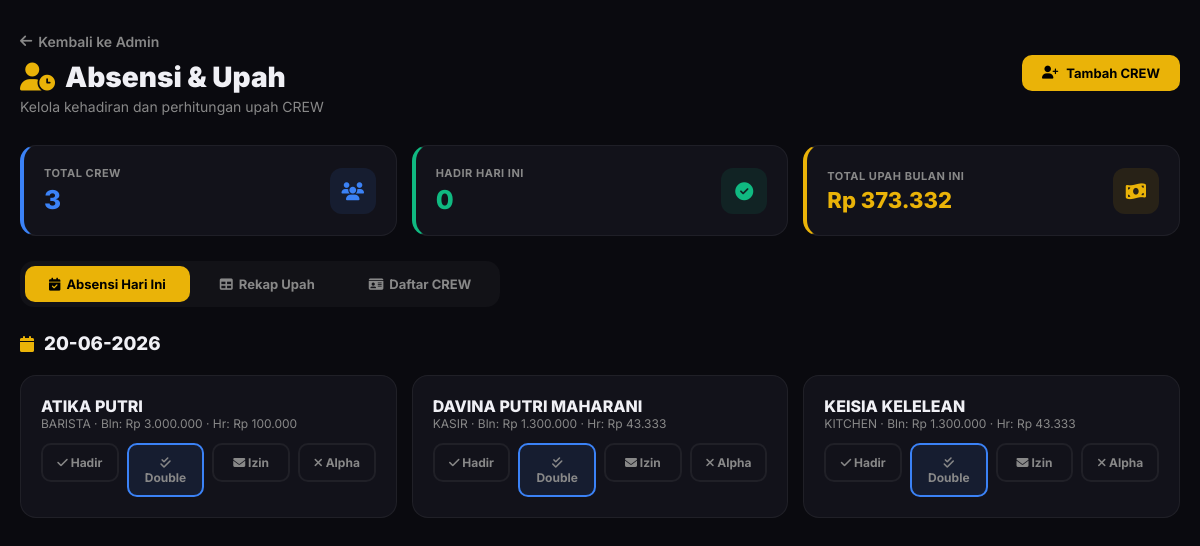
/absensi (signed in), run on the app's committed database.
### tables this page shows
CREATE TABLE employees (
            id INTEGER PRIMARY KEY AUTOINCREMENT,
            nama TEXT NOT NULL,
            posisi TEXT,
            upah_harian INTEGER DEFAULT 0,
            aktif INTEGER DEFAULT 1
        , upah_bulanan INTEGER DEFAULT 0, tanggal_masuk TEXT);

### app.py (the view, shortened to what this page needs)
@app.route('/absensi')
@login_required
def absensi():
    conn = get_db_connection()
    employees = conn.execute("SELECT * FROM employees ORDER BY aktif DESC, nama").fetchall()
    today_str = datetime.now().strftime("%d-%m-%Y")
    today_attendance = conn.execute("SELECT * FROM attendance WHERE tanggal=?", (today_str,)).fetchall()
    today_map = {a['employee_id']: dict(a) for a in today_attendance}
    now = datetime.now()
    month_str = now.strftime("%m-%Y")
    monthly_summary = []
    for emp in employees:
        if not emp['aktif']:
            continue
        records = conn.execute(
            "SELECT status FROM attendance WHERE employee_id=? AND tanggal LIKE ?",
            (emp['id'], f'%-{month_str}')
        ).fetchall()
        try:
            conn.execute("ALTER TABLE employees ADD COLUMN upah_bulanan INTEGER DEFAULT 0")
        except sqlite3.OperationalError:
            pass
        hadir = sum(1 for r in records if r['status'] == 'hadir')
        hadir_double = sum(1 for r in records if r['status'] == 'hadir_double')
        izin = sum(1 for r in records if r['status'] == 'izin')
        alpha = sum(1 for r in records if r['status'] == 'alpha')
        upah_bulanan = emp['upah_bulanan'] if 'upah_bulanan' in emp.keys() else 0
        upah_harian_calc = upah_bulanan // 30 if upah_bulanan > 0 else emp['upah_harian']
        total_upah = (hadir + (hadir_double * 2)) * upah_harian_calc
        monthly_summary.append({
            'id': emp['id'],
            'nama': emp['nama'],
            'posisi': emp['posisi'],
            'upah_harian': upah_harian_calc,
            'upah_bulanan': upah_bulanan,
            'hadir': hadir + (hadir_double * 2), # Show equivalent shifts
            'izin': izin,
            'alpha': alpha,
            'total_upah': total_upah
        })
    conn.close()
    return render_template('absensi.html', employees=employees, today_map=today_map,
                           today_str=today_str, monthly_summary=monthly_summary,
                           bulan=now.strftime("%B %Y"))

### app.py (called while the page is built)
def get_db_connection():
    conn = sqlite3.connect(DATABASE)
    conn.row_factory = sqlite3.Row
    return conn

def login_required(f):
    @wraps(f)
    def decorated_function(*args, **kwargs):
        if 'user' not in session:
            return redirect(url_for('login'))
        return f(*args, **kwargs)
    return decorated_function

### templates/absensi.html (shortened to what this page needs)
<!DOCTYPE html>
<html lang="id">
<head>
    <link rel="stylesheet" href="https://cdnjs.cloudflare.com/ajax/libs/font-awesome/6.4.0/css/all.min.css">
</head>
<body>
    <div class="container">
        <div class="header">
            <div>
                <a href="/admin" class="back-link"><i class="fas fa-arrow-left"></i> Kembali ke Admin</a>
                <h1 style="margin-top: 10px;"><i class="fas fa-user-clock"></i>Absensi & Upah</h1>
                <p>Kelola kehadiran dan perhitungan upah CREW</p>
            </div>
            <button class="btn btn-primary" onclick="document.getElementById('addEmployeeModal').style.display='flex'">
                <i class="fas fa-user-plus"></i> Tambah CREW
            </button>
        </div>
        <div class="stats-row">
            <div class="stat-card glass" style="border-left: 4px solid var(--blue);">
                <div>
                    <div class="label">Total CREW</div>
                    <div class="value" style="color: var(--blue);">{{ employees|selectattr('aktif')|list|length }}</div>
                </div>
                <div class="stat-icon" style="background: rgba(59,130,246,0.1); color: var(--blue);">
                    <i class="fas fa-users"></i>
                </div>
            </div>
            <div class="stat-card glass" style="border-left: 4px solid var(--green);">
                <div>
                    <div class="label">Hadir Hari Ini</div>
                    <div class="value" style="color: var(--green);">{{ today_map.values()|selectattr('status',
                        'equalto', 'hadir')|list|length }}</div>
                </div>
                <div class="stat-icon" style="background: rgba(16,185,129,0.1); color: var(--green);">
                    <i class="fas fa-check-circle"></i>
                </div>
            </div>
            <div class="stat-card glass" style="border-left: 4px solid var(--accent);">
                <div>
                    <div class="label">Total Upah Bulan Ini</div>
                    <div class="value" style="color: var(--accent); font-size: 22px;">Rp {{
                        "{:,.0f}".format(monthly_summary|sum(attribute='total_upah')).replace(",", ".") }}</div>
                </div>
                <div class="stat-icon" style="background: rgba(234,179,8,0.1); color: var(--accent);">
                    <i class="fas fa-money-bill-wave"></i>
                </div>
            </div>
        </div>
        <div class="tabs">
            <button class="tab-btn active" onclick="switchTab('absensi')">
                <i class="fas fa-calendar-check" style="margin-right: 6px;"></i>Absensi Hari Ini
            </button>
            <button class="tab-btn" onclick="switchTab('rekap')">
                <i class="fas fa-table" style="margin-right: 6px;"></i>Rekap Upah {{ bulybvkan }}
            </button>
            <button class="tab-btn" onclick="switchTab('crew')">
                <i class="fas fa-id-card" style="margin-right: 6px;"></i>Daftar CREW
            </button>
        </div>
        <div id="tab-absensi" class="tab-content active">
            <div style="display: flex; align-items: center; gap: 10px; margin-bottom: 20px;">
                <i class="fas fa-calendar" style="color: var(--accent);"></i>
                <h3 style="font-weight: 800;">{{ today_str }}</h3>
            </div>
            {% set active_employees = employees|selectattr('aktif')|list %}
            {% if active_employees %}
            <div class="attendance-grid">
                {% for emp in active_employees %}
                <div class="att-card glass">
                    <div>
                        <div class="emp-name">{{ emp.nama }}</div>
                        <div class="emp-pos">{{ emp.posisi or 'Staff' }} &middot; Bln: Rp {{
                            "{:,.0f}".format(emp.upah_bulanan | default(0)).replace(",", ".") }} &middot; Hr: Rp {{
                            "{:,.0f}".format(emp.upah_harian).replace(",", ".") }}</div>
                    </div>
                    {% set current_status = today_map.get(emp.id, {}).get('status', '') %}
                    <div class="att-actions">
                        <form action="/record_attendance" method="POST">
                            <button type="submit" class="att-btn {{ 'selected-hadir' if current_status == 'hadir' }}">
                                <i class="fas fa-check"></i> Hadir
                            </button>
                        </form>
                        <form action="/record_attendance" method="POST">
                            <button type="submit"
                                class="att-btn {{ 'selected-hadir' if current_status == 'hadir_double' }}"
                                style="background: rgba(59, 130, 246, 0.1); border-color: #3b82f6;">
                                <i class="fas fa-check-double"></i> Double
                            </button>
                        </form>
                        <form action="/record_attendance" method="POST">
                            <button type="submit" class="att-btn {{ 'selected-izin' if current_status == 'izin' }}">
                                <i class="fas fa-envelope"></i> Izin
                            </button>
                        </form>
                        <form action="/record_attendance" method="POST">
                            <button type="submit" class="att-btn {{ 'selected-alpha' if current_status == 'alpha' }}">
                                <i class="fas fa-times"></i> Alpha
                            </button>
                        </form>
                    </div>
                </div>
                {% endfor %}
            </div>
            {% else %}
            <div class="glass" style="padding: 60px; text-align: center; color: var(--text-secondary);">
                <i class="fas fa-user-plus" style="font-size: 48px; opacity: 0.3; margin-bottom: 15px;"></i>
                <p>Belum ada CREW. Tambahkan CREW terlebih dahulu.</p>
            </div>
            {% endif %}
        </div>
    </div>
</body>
</html>

### templates/absensi.html (style rules this page uses)
:root { --bg: #0a0a0f; --surface: #12121a; --border: rgba(255, 255, 255, 0.06); --text: #f0f0f5; --text-secondary: #888; --accent: #eab308; --green: #10b981; --red: #ef4444; --blue: #3b82f6; --orange: #f97316; }
* { margin: 0; padding: 0; box-sizing: border-box; }
body { font-family: 'Inter', sans-serif; background: var(--bg); color: var(--text); min-height: 100vh; }
.container { max-width: 1200px; margin: 0 auto; padding: 30px 20px; }
.header { display: flex; justify-content: space-between; align-items: center; margin-bottom: 30px; }
.header h1 { font-size: 28px; font-weight: 900; }
.header h1 i { color: var(--accent); margin-right: 10px; }
.header p { color: var(--text-secondary); font-size: 14px; margin-top: 4px; }
.glass { background: var(--surface); border: 1px solid var(--border); border-radius: 16px; }
.tabs { display: flex; gap: 6px; background: rgba(255, 255, 255, 0.03); padding: 5px; border-radius: 14px; margin-bottom: 25px; width: fit-content; }
.tab-btn { padding: 10px 24px; border-radius: 10px; border: none; font-weight: 700; font-size: 13px; cursor: pointer; transition: all 0.25s; background: transparent; color: var(--text-secondary); font-family: 'Inter', sans-serif; }
.tab-btn.active { background: var(--accent); color: #000; }
.tab-content { display: none; }
.tab-content.active { display: block; }
.stats-row { display: grid; grid-template-columns: repeat(auto-fit, minmax(200px, 1fr)); gap: 15px; margin-bottom: 25px; }
.stat-card { padding: 20px; display: flex; align-items: center; justify-content: space-between; }
.stat-card .label { font-size: 11px; font-weight: 700; color: var(--text-secondary); letter-spacing: 0.5px; text-transform: uppercase; }
.stat-card .value { font-size: 26px; font-weight: 800; margin-top: 4px; }
.stat-icon { width: 46px; height: 46px; border-radius: 12px; display: flex; align-items: center; justify-content: center; font-size: 18px; }
.btn { padding: 10px 20px; border-radius: 10px; border: none; font-weight: 700; font-size: 13px; cursor: pointer; font-family: 'Inter', sans-serif; transition: all 0.2s; display: inline-flex; align-items: center; gap: 8px; }
.btn-primary { background: var(--accent); color: #000; }
.attendance-grid { display: grid; grid-template-columns: repeat(auto-fill, minmax(280px, 1fr)); gap: 15px; }
.att-card { padding: 20px; display: flex; flex-direction: column; gap: 12px; }
.att-card .emp-name { font-weight: 800; font-size: 16px; }
.att-card .emp-pos { font-size: 12px; color: var(--text-secondary); }
.att-actions { display: flex; gap: 8px; }
.att-actions form { flex: 1; }
.att-actions .att-btn { width: 100%; padding: 10px; border: 2px solid var(--border); border-radius: 10px; background: transparent; color: var(--text-secondary); font-weight: 700; font-size: 12px; cursor: pointer; transition: all 0.2s; font-family: 'Inter', sans-serif; }
.back-link { color: var(--text-secondary); text-decoration: none; font-weight: 600; font-size: 14px; display: inline-flex; align-items: center; gap: 6px; transition: color 0.2s; }

### data on the page
employees: nama "ATIKA PUTRI", posisi "BARISTA", upah_bulanan "3.000.000", upah_harian "100.000"
employees: nama "DAVINA PUTRI MAHARANI", posisi "KASIR", upah_bulanan "1.300.000", upah_harian "43.333"
employees: nama "KEISIA KELELEAN", posisi "KITCHEN", upah_bulanan "1.300.000", upah_harian "43.333"

### other printed values
{{ employees|selectattr('aktif')|list|length }} "3"
